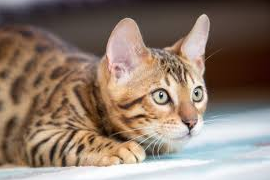
%> input picture Assignment 4/images/cat_1.png, 270 x 180 px
$ octave Prog3.m   (GNU Octave 9; MATLAB toolbox functions it lacks are replaced by stand-ins)
%> lines starting %> are read from the running program, lines starting %| are printed output that depends on the picture
% Name: Jugal Wadhwa
% USC ID: 2979673763
% Email: jwadhwa@usc.edu
% Submission Date: Mar 29th 2024
cat1 = imread("cat_1.png");
%> cat1 is the input picture: size 180x270x3 uint8; mean R, G, B 141.2, 122.4, 109.1
cat2 = imread("cat_2.png");
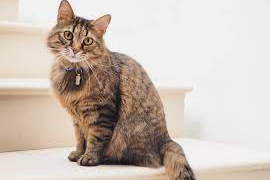
%> input picture Assignment 4/images/cat_2.png, 270 x 180 px
%> cat2 is the input picture: size 180x270x3 uint8; mean R, G, B 204.8, 192.4, 183
cat3 = imread("cat_3.png");
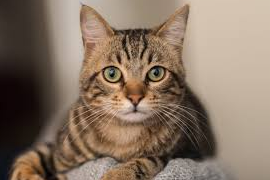
%> input picture Assignment 4/images/cat_3.png, 270 x 180 px
%> cat3 is the input picture: size 180x270x3 uint8; mean R, G, B 135.4, 116.3, 99.8
dog1 = imread("dog_1.png");
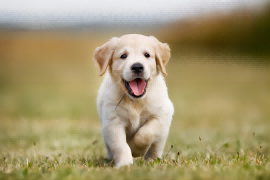
%> input picture Assignment 4/images/dog_1.png, 270 x 180 px
%> dog1 is the input picture: size 180x270x3 uint8; mean R, G, B 163.4, 150.1, 110.2

gray_cat1 = single(rgb2gray(cat1));
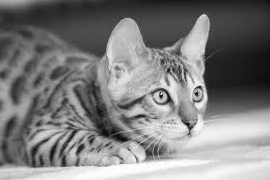
%> gray_cat1: size 180x270 single; min 5, max 255, mean 126.5
gray_cat2 = single(rgb2gray(cat2));
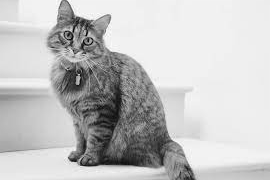
%> gray_cat2: size 180x270 single; min 5, max 254, mean 195.1
gray_cat3 = single(rgb2gray(cat3));
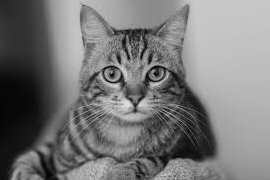
%> gray_cat3: size 180x270 single; min 1, max 230, mean 120.1
gray_dog1 = single(rgb2gray(dog1));
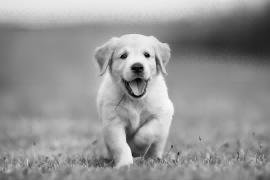
%> gray_dog1: size 180x270 single; min 3, max 249, mean 149.6

%> (the run ends here)
